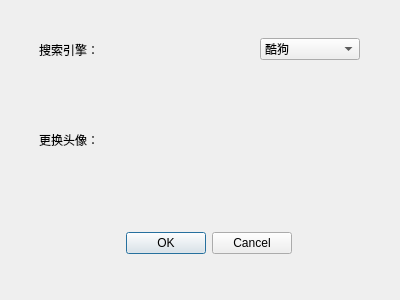
<?xml version="1.0" encoding="UTF-8"?>
<ui version="4.0">
 <class>dialogSetting1</class>
 <widget class="QDialog" name="dialogSetting1">
  <property name="geometry">
   <rect>
    <x>0</x>
    <y>0</y>
    <width>400</width>
    <height>300</height>
   </rect>
  </property>
  <property name="windowTitle">
   <string>Dialog</string>
  </property>
  <widget class="QStackedWidget" name="stackedWidget">
   <property name="geometry">
    <rect>
     <x>9</x>
     <y>9</y>
     <width>381</width>
     <height>281</height>
    </rect>
   </property>
   <property name="currentIndex">
    <number>0</number>
   </property>
   <widget class="QWidget" name="page">
    <widget class="QWidget" name="layoutWidget">
     <property name="geometry">
      <rect>
       <x>30</x>
       <y>80</y>
       <width>321</width>
       <height>102</height>
      </rect>
     </property>
     <layout class="QHBoxLayout" name="horizontalLayout_7">
      <item>
       <widget class="QLabel" name="label_7">
        <property name="text">
         <string>更换头像：</string>
        </property>
       </widget>
      </item>
      <item>
       <widget class="QPushButton" name="pushButton_7">
        <property name="cursor">
         <cursorShape>ArrowCursor</cursorShape>
        </property>
        <property name="toolTip">
         <string>拍摄</string>
        </property>
        <property name="autoFillBackground">
         <bool>false</bool>
        </property>
        <property name="styleSheet">
         <string notr="true">QPushButton:hover
{
	border:none;
	background-color: rgb(170, 255, 127);
	
}
QPushButton
{
	border:none;
	
}</string>
        </property>
        <property name="text">
         <string/>
        </property>
        <property name="icon">
         <iconset resource="img.qrc">
          <normaloff>:/new/prefix1/img/image/add.png</normaloff>:/new/prefix1/img/image/add.png</iconset>
        </property>
        <property name="iconSize">
         <size>
          <width>100</width>
          <height>100</height>
         </size>
        </property>
        <property name="autoRepeat">
         <bool>false</bool>
        </property>
       </widget>
      </item>
      <item>
       <widget class="QPushButton" name="pushButton_8">
        <property name="cursor">
         <cursorShape>ArrowCursor</cursorShape>
        </property>
        <property name="toolTip">
         <string>选择本地文件</string>
        </property>
        <property name="autoFillBackground">
         <bool>false</bool>
        </property>
        <property name="styleSheet">
         <string notr="true">QPushButton:hover
{
	border:none;
	background-color: rgb(170, 255, 127);
	
}
QPushButton
{
	border:none;
	
}</string>
        </property>
        <property name="text">
         <string/>
        </property>
        <property name="icon">
         <iconset resource="img.qrc">
          <normaloff>:/new/prefix1/img/image/addFromLocal.png</normaloff>:/new/prefix1/img/image/addFromLocal.png</iconset>
        </property>
        <property name="iconSize">
         <size>
          <width>40</width>
          <height>40</height>
         </size>
        </property>
        <property name="autoRepeat">
         <bool>false</bool>
        </property>
       </widget>
      </item>
     </layout>
    </widget>
    <widget class="QDialogButtonBox" name="buttonBox">
     <property name="geometry">
      <rect>
       <x>90</x>
       <y>220</y>
       <width>193</width>
       <height>28</height>
      </rect>
     </property>
     <property name="standardButtons">
      <set>QDialogButtonBox::Cancel|QDialogButtonBox::Ok</set>
     </property>
    </widget>
    <widget class="QWidget" name="layoutWidget_2">
     <property name="geometry">
      <rect>
       <x>30</x>
       <y>20</y>
       <width>321</width>
       <height>41</height>
      </rect>
     </property>
     <layout class="QHBoxLayout" name="horizontalLayout_8">
      <item>
       <widget class="QLabel" name="label_8">
        <property name="text">
         <string>搜索引擎：</string>
        </property>
       </widget>
      </item>
      <item>
       <spacer name="horizontalSpacer_4">
        <property name="orientation">
         <enum>Qt::Horizontal</enum>
        </property>
        <property name="sizeHint" stdset="0">
         <size>
          <width>40</width>
          <height>20</height>
         </size>
        </property>
       </spacer>
      </item>
      <item>
       <widget class="QComboBox" name="comboBox_4">
        <property name="minimumSize">
         <size>
          <width>100</width>
          <height>0</height>
         </size>
        </property>
        <property name="currentIndex">
         <number>0</number>
        </property>
        <property name="maxVisibleItems">
         <number>10</number>
        </property>
        <item>
         <property name="text">
          <string>酷狗</string>
         </property>
        </item>
        <item>
         <property name="text">
          <string>网易云</string>
         </property>
        </item>
       </widget>
      </item>
     </layout>
    </widget>
   </widget>
   <widget class="QWidget" name="page_2"/>
  </widget>
 </widget>
 <resources>
  <include location="img.qrc"/>
 </resources>
 <connections/>
</ui>
